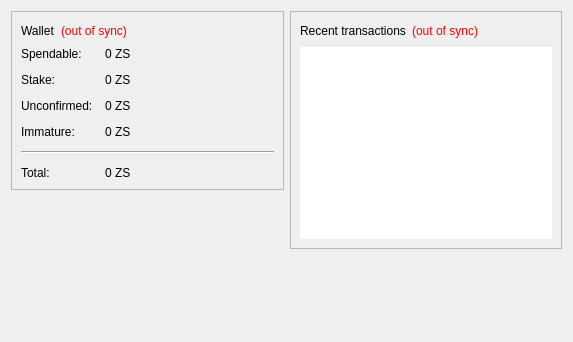
<?xml version="1.0" encoding="UTF-8"?>
<ui version="4.0">
 <class>OverviewPage</class>
 <widget class="QWidget" name="OverviewPage">
  <property name="geometry">
   <rect>
    <x>0</x>
    <y>0</y>
    <width>573</width>
    <height>342</height>
   </rect>
  </property>
  <property name="windowTitle">
   <string>Form</string>
  </property>
  <layout class="QHBoxLayout" name="horizontalLayout" stretch="1,1">
   <item>
    <layout class="QVBoxLayout" name="verticalLayout_2">
     <item>
      <widget class="QFrame" name="frame">
       <property name="frameShape">
        <enum>QFrame::StyledPanel</enum>
       </property>
       <property name="frameShadow">
        <enum>QFrame::Raised</enum>
       </property>
       <layout class="QVBoxLayout" name="verticalLayout_4">
        <item>
         <layout class="QHBoxLayout" name="horizontalLayout_4">
          <item>
           <widget class="QLabel" name="label_5">
            <property name="text">
             <string>Wallet</string>
            </property>
           </widget>
          </item>
          <item>
           <widget class="QLabel" name="labelWalletStatus">
            <property name="toolTip">
             <string>The displayed information may be out of date. Your wallet automatically synchronizes with the Zimstake network after a connection is established, but this process has not completed yet.</string>
            </property>
            <property name="styleSheet">
             <string notr="true">QLabel { color: red; }</string>
            </property>
            <property name="text">
             <string notr="true">(out of sync)</string>
            </property>
            <property name="alignment">
             <set>Qt::AlignLeading|Qt::AlignLeft|Qt::AlignVCenter</set>
            </property>
           </widget>
          </item>
          <item>
           <spacer name="horizontalSpacer_2">
            <property name="orientation">
             <enum>Qt::Horizontal</enum>
            </property>
            <property name="sizeHint" stdset="0">
             <size>
              <width>40</width>
              <height>20</height>
             </size>
            </property>
           </spacer>
          </item>
         </layout>
        </item>
        <item>
         <layout class="QFormLayout" name="formLayout_2">
          <property name="fieldGrowthPolicy">
           <enum>QFormLayout::AllNonFixedFieldsGrow</enum>
          </property>
          <property name="horizontalSpacing">
           <number>12</number>
          </property>
          <property name="verticalSpacing">
           <number>12</number>
          </property>
          <item row="0" column="0">
           <widget class="QLabel" name="label">
            <property name="text">
             <string>Spendable:</string>
            </property>
           </widget>
          </item>
          <item row="0" column="1">
           <widget class="QLabel" name="labelBalance">
            <property name="cursor">
             <cursorShape>IBeamCursor</cursorShape>
            </property>
            <property name="toolTip">
             <string>Your current spendable balance</string>
            </property>
            <property name="text">
             <string notr="true">0 ZS</string>
            </property>
            <property name="textInteractionFlags">
             <set>Qt::LinksAccessibleByMouse|Qt::TextSelectableByKeyboard|Qt::TextSelectableByMouse</set>
            </property>
           </widget>
          </item>
          <item row="1" column="0">
           <widget class="QLabel" name="label_6">
            <property name="text">
             <string>Stake:</string>
            </property>
           </widget>
          </item>
          <item row="1" column="1">
           <widget class="QLabel" name="labelStake">
            <property name="cursor">
             <cursorShape>IBeamCursor</cursorShape>
            </property>
            <property name="toolTip">
             <string>Total of coins that was staked, and do not yet count toward the current balance</string>
            </property>
            <property name="text">
             <string notr="true">0 ZS</string>
            </property>
            <property name="textInteractionFlags">
             <set>Qt::LinksAccessibleByMouse|Qt::TextSelectableByKeyboard|Qt::TextSelectableByMouse</set>
            </property>
           </widget>
          </item>
          <item row="2" column="0">
           <widget class="QLabel" name="label_3">
            <property name="text">
             <string>Unconfirmed:</string>
            </property>
           </widget>
          </item>
          <item row="2" column="1">
           <widget class="QLabel" name="labelUnconfirmed">
            <property name="cursor">
             <cursorShape>IBeamCursor</cursorShape>
            </property>
            <property name="toolTip">
             <string>Total of transactions that have yet to be confirmed, and do not yet count toward the current balance</string>
            </property>
            <property name="text">
             <string notr="true">0 ZS</string>
            </property>
            <property name="textInteractionFlags">
             <set>Qt::LinksAccessibleByMouse|Qt::TextSelectableByKeyboard|Qt::TextSelectableByMouse</set>
            </property>
           </widget>
          </item>
          <item row="3" column="0">
           <widget class="QLabel" name="labelImmatureText">
            <property name="text">
             <string>Immature:</string>
            </property>
           </widget>
          </item>
          <item row="3" column="1">
           <widget class="QLabel" name="labelImmature">
            <property name="toolTip">
             <string>Mined balance that has not yet matured</string>
            </property>
            <property name="text">
             <string notr="true">0 ZS</string>
            </property>
            <property name="textInteractionFlags">
             <set>Qt::LinksAccessibleByMouse|Qt::TextSelectableByKeyboard|Qt::TextSelectableByMouse</set>
            </property>
           </widget>
          </item>
          <item row="4" column="0" colspan="2">
           <widget class="Line" name="line">
            <property name="orientation">
             <enum>Qt::Horizontal</enum>
            </property>
           </widget>
          </item>
          <item row="5" column="0">
           <widget class="QLabel" name="labelTotalText">
            <property name="text">
             <string>Total:</string>
            </property>
           </widget>
          </item>
          <item row="5" column="1">
           <widget class="QLabel" name="labelTotal">
            <property name="cursor">
             <cursorShape>IBeamCursor</cursorShape>
            </property>
            <property name="toolTip">
             <string>Your current total balance</string>
            </property>
            <property name="text">
             <string notr="true">0 ZS</string>
            </property>
            <property name="textInteractionFlags">
             <set>Qt::LinksAccessibleByMouse|Qt::TextSelectableByKeyboard|Qt::TextSelectableByMouse</set>
            </property>
           </widget>
          </item>
         </layout>
        </item>
       </layout>
      </widget>
     </item>
     <item>
      <spacer name="verticalSpacer">
       <property name="orientation">
        <enum>Qt::Vertical</enum>
       </property>
       <property name="sizeHint" stdset="0">
        <size>
         <width>20</width>
         <height>40</height>
        </size>
       </property>
      </spacer>
     </item>
     <item>
      <widget class="QLabel" name="label_2">
       <property name="text">
        <string/>
       </property>
       <property name="pixmap">
        <pixmap resource="../bitcoin.qrc">:/images/w-logo</pixmap>
       </property>
       <property name="scaledContents">
        <bool>false</bool>
       </property>
       <property name="alignment">
        <set>Qt::AlignCenter</set>
       </property>
       <property name="indent">
        <number>-1</number>
       </property>
      </widget>
     </item>
    </layout>
   </item>
   <item>
    <layout class="QVBoxLayout" name="verticalLayout_3">
     <item>
      <widget class="QFrame" name="frame_2">
       <property name="sizePolicy">
        <sizepolicy hsizetype="Preferred" vsizetype="Expanding">
         <horstretch>0</horstretch>
         <verstretch>0</verstretch>
        </sizepolicy>
       </property>
       <property name="styleSheet">
        <string notr="true"/>
       </property>
       <property name="frameShape">
        <enum>QFrame::StyledPanel</enum>
       </property>
       <property name="frameShadow">
        <enum>QFrame::Raised</enum>
       </property>
       <layout class="QVBoxLayout" name="verticalLayout">
        <item>
         <layout class="QHBoxLayout" name="horizontalLayout_2">
          <item>
           <widget class="QLabel" name="label_4">
            <property name="text">
             <string>Recent transactions</string>
            </property>
           </widget>
          </item>
          <item>
           <widget class="QLabel" name="labelTransactionsStatus">
            <property name="toolTip">
             <string>The displayed information may be out of date. Your wallet automatically synchronizes with the Zimstake network after a connection is established, but this process has not completed yet.</string>
            </property>
            <property name="styleSheet">
             <string notr="true">QLabel { color: red; }</string>
            </property>
            <property name="text">
             <string notr="true">(out of sync)</string>
            </property>
            <property name="alignment">
             <set>Qt::AlignRight|Qt::AlignTrailing|Qt::AlignVCenter</set>
            </property>
           </widget>
          </item>
          <item>
           <spacer name="horizontalSpacer">
            <property name="orientation">
             <enum>Qt::Horizontal</enum>
            </property>
            <property name="sizeHint" stdset="0">
             <size>
              <width>40</width>
              <height>20</height>
             </size>
            </property>
           </spacer>
          </item>
         </layout>
        </item>
        <item>
         <widget class="QListView" name="listTransactions">
          <property name="frameShape">
           <enum>QFrame::NoFrame</enum>
          </property>
          <property name="verticalScrollBarPolicy">
           <enum>Qt::ScrollBarAlwaysOff</enum>
          </property>
          <property name="horizontalScrollBarPolicy">
           <enum>Qt::ScrollBarAlwaysOff</enum>
          </property>
          <property name="selectionMode">
           <enum>QAbstractItemView::NoSelection</enum>
          </property>
         </widget>
        </item>
       </layout>
      </widget>
     </item>
     <item>
      <spacer name="verticalSpacer_2">
       <property name="orientation">
        <enum>Qt::Vertical</enum>
       </property>
       <property name="sizeHint" stdset="0">
        <size>
         <width>20</width>
         <height>40</height>
        </size>
       </property>
      </spacer>
     </item>
    </layout>
   </item>
  </layout>
 </widget>
 <resources>
  <include location="../bitcoin.qrc"/>
 </resources>
 <connections/>
</ui>
